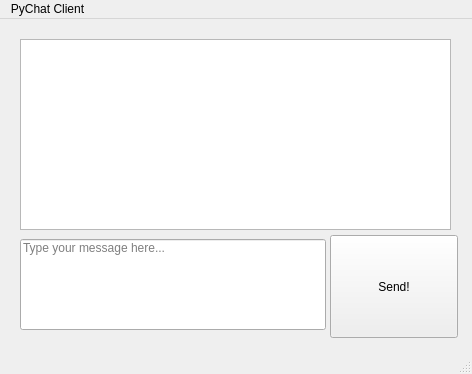
<?xml version="1.0" encoding="UTF-8"?>
<ui version="4.0">
 <class>MainWindow</class>
 <widget class="QMainWindow" name="MainWindow">
  <property name="geometry">
   <rect>
    <x>0</x>
    <y>0</y>
    <width>472</width>
    <height>374</height>
   </rect>
  </property>
  <property name="windowTitle">
   <string>ChatClientWindow</string>
  </property>
  <widget class="QWidget" name="centralwidget">
   <widget class="QPushButton" name="sendButton">
    <property name="enabled">
     <bool>true</bool>
    </property>
    <property name="geometry">
     <rect>
      <x>330</x>
      <y>216</y>
      <width>128</width>
      <height>103</height>
     </rect>
    </property>
    <property name="text">
     <string>Send!</string>
    </property>
   </widget>
   <widget class="QTextEdit" name="textEdit">
    <property name="geometry">
     <rect>
      <x>20</x>
      <y>20</y>
      <width>431</width>
      <height>191</height>
     </rect>
    </property>
    <property name="undoRedoEnabled">
     <bool>false</bool>
    </property>
    <property name="readOnly">
     <bool>true</bool>
    </property>
   </widget>
   <widget class="QLineEdit" name="lineEdit">
    <property name="geometry">
     <rect>
      <x>20</x>
      <y>220</y>
      <width>306</width>
      <height>91</height>
     </rect>
    </property>
    <property name="alignment">
     <set>Qt::AlignLeading|Qt::AlignLeft|Qt::AlignTop</set>
    </property>
    <property name="placeholderText">
     <string>Type your message here...</string>
    </property>
   </widget>
  </widget>
  <widget class="QStatusBar" name="statusbar"/>
  <widget class="QMenuBar" name="menubar">
   <property name="geometry">
    <rect>
     <x>0</x>
     <y>0</y>
     <width>472</width>
     <height>22</height>
    </rect>
   </property>
   <widget class="QMenu" name="menuPyChat_Client">
    <property name="title">
     <string>PyChat Client</string>
    </property>
   </widget>
   <addaction name="menuPyChat_Client"/>
  </widget>
 </widget>
 <resources/>
 <connections/>
</ui>
